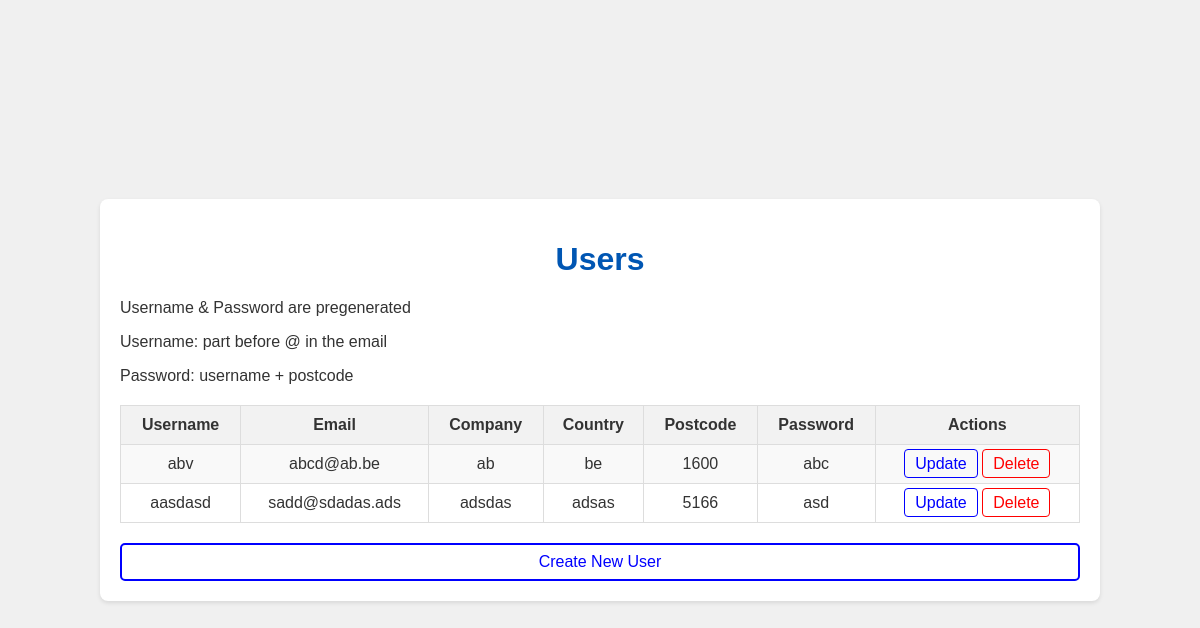
/users, run on an earlier commit of the app's database.
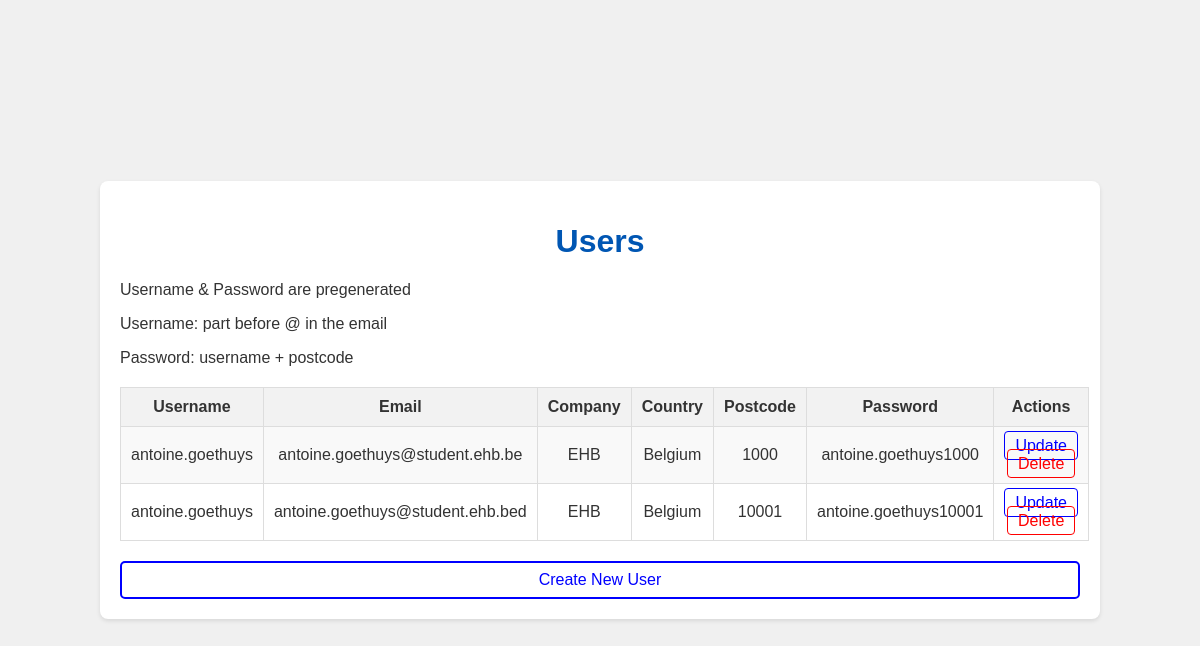
And on a later commit of the database.
### tables this page shows
CREATE TABLE users 
              (
               id INTEGER PRIMARY KEY, 
               username TEXT, 
               email TEXT,
               company TEXT,
               country TEXT,
               postcode TEXT,
               password TEXT
              );

### api.py (the view)
@app.route('/users')
def users():
    conn = get_db_connection()
    users = conn.execute('SELECT * FROM users').fetchall()
    conn.close()
    return render_template('users.html', users=users)

### api.py (called while the page is built)
def get_db_connection():
    if not os.path.exists('data.db'):
        create_db()
    conn = sqlite3.connect('data.db')
    conn.row_factory = sqlite3.Row
    return conn

### templates/users.html (shortened to what this page needs)
{% extends "base.html" %}
{% block content %}
    <h1>Users</h1>
    <p>Username & Password are pregenerated</p>
    <p>Username: part before @ in the email</p>
    <p>Password: username + postcode</p>
    <table>
        <tr>
            <th>Username</th>
            <th>Email</th>
            <th>Company</th>
            <th>Country</th>
            <th>Postcode</th>
            <th>Password</th>
            <th>Actions</th>
        </tr>
        {% for user in users %}
        <tr>
            <td>{{ user.username }}</td>
            <td>{{ user.email }}</td>
            <td>{{ user.company }}</td>
            <td>{{ user.country }}</td>
            <td>{{ user.postcode }}</td>
            <td>{{ user.password }}</td>
            <td>
                <a href="/update_user/{{ user.id }}" class="update">Update</a>
                <a href="/delete_user/{{ user.id }}" class="delete">Delete</a>
            </td>
        </tr>
        {% endfor %}
    </table>
    <a href="/create_user" class="create-user-link">Create New User</a>
{% endblock %}

### templates/base.html (shortened to what this page needs)
<!DOCTYPE html>
<html lang="en">
<head>
</head>
<body>
    <div class="container">
        {% block content %}{% endblock %}
    </div>
</body>
</html>

### templates/base.html (style rules this page uses)
body { font-family: Arial, sans-serif; background-color: #f0f0f0; color: #333; margin: 0; padding: 0; display: flex; justify-content: center; align-items: center; height: 100vh; }
h1 { color: #0056b3; text-align: center; }
.container { width: 80%; margin: auto; overflow: hidden; padding: 20px; background-color: #fff; box-shadow: 0 2px 4px rgba(0, 0, 0, 0.1); border-radius: 8px; }
table { width: 100%; border-collapse: collapse; margin: 20px 0; }
table, th, td { border: 1px solid #ddd; }
th, td { padding: 10px; text-align: center; }
th { background-color: #f2f2f2; }
tr:nth-child(even) { background-color: #f9f9f9; }
a { text-decoration: none; color: #0056b3; padding: 5px 10px; border-radius: 4px; transition: background-color 0.3s, color 0.3s; }
.create-user-link { display: block; width: 100%; text-align: center; padding: 8px 15px; color: blue; border: 2px solid; border-radius: 5px; margin-top: 10px; box-sizing: border-box; }
.update { color: blue; border: 1px solid blue; }
.delete { color: red; border: 1px solid red; }

What changed in the data, as far as the page shows it:
removed users: username "aasdasd", email "sadd@sdadas.ads", company "adsdas", country "adsas", postcode "5166", password "asd"
changed users: username "abv" → "antoine.goethuys"; email "abcd@ab.be" → "antoine.goethuys@student.ehb.be"; company "ab" → "EHB"; country "be" → "Belgium"; postcode "1600" → "1000"; password "abc" → "antoine.goethuys1000"
added users: username "antoine.goethuys", email "antoine.goethuys@student.ehb.bed", company "EHB", country "Belgium", postcode "10001", password "antoine.goethuys10001"
